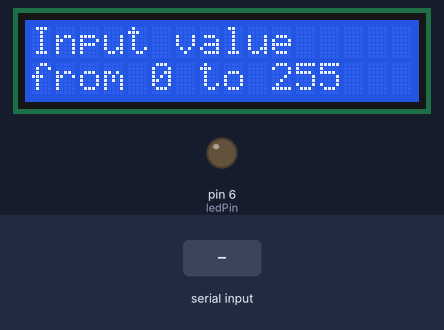
This sketch was run on a simulated Arduino Uno, built with avr-gcc and run on an emulated ATmega328P. Parts: 16×2 character LCD, output pins drawn as LEDs (lit = HIGH). Inputs (shaded band) come from the test bench. What the sketch prints to the serial monitor is not drawn.

Above: at 2.2 s.
2.3 s: "90,45\n" received over Serial
At 3.4 s:
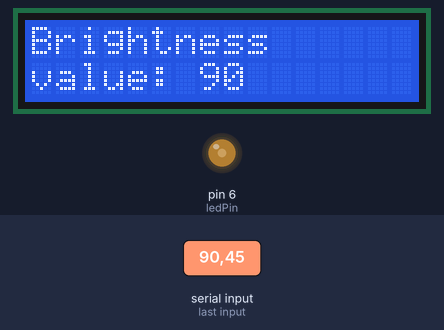
3.8 s: "30,150\n" received over Serial
At 4.6 s:
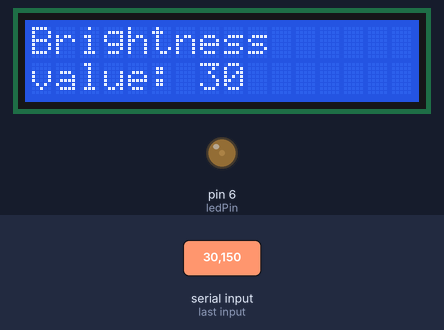
5.3 s: "200\n" received over Serial
At 5.7 s:
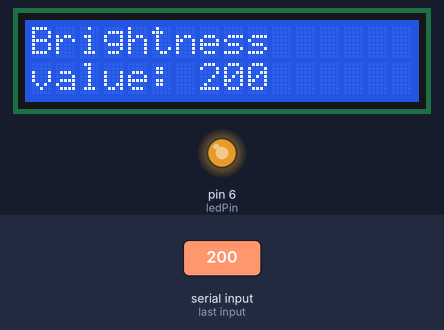
6.8 s: "90\n" received over Serial
At 8.0 s:
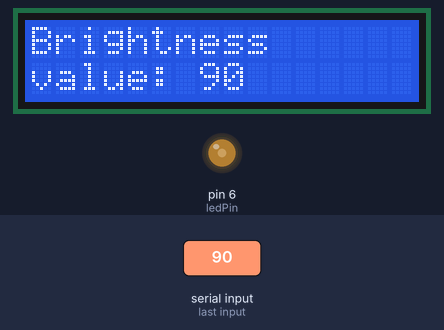
Timing chart, 0 to 9.3 s (numbered marks = the images above; inputs shaded):
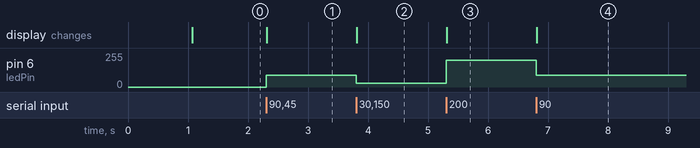

Measured:
- after the input at 2.3 s, pin 6 (ledPin): 0/255 → 90/255 at once; the display: changes at once (image 1)
- after the input at 3.8 s, pin 6 (ledPin): 90/255 → 30/255 at once; the display: changes at once (image 2)
- after the input at 5.3 s, pin 6 (ledPin): 30/255 → 200/255 at once; the display: changes at once (image 3)
- after the input at 6.8 s, pin 6 (ledPin): 200/255 → 90/255 at once; the display: changes at once (image 4)

The sketch:

lcdControlBonus.ino
```cpp
 #include <LiquidCrystal.h>
 //Initialize lib with interface pins
 LiquidCrystal lcd(12, 11, 5, 4, 3, 2);

 int  potPin = A0;
 int  ledPin = 6;
//  int  potValue = 0;
 int  brightness = -1;

void setup() {
  // put your setup code here, to run once:
  //set up number of columns and rows on LCD
  pinMode(ledPin, OUTPUT);
  Serial.begin(9600);
  while (! Serial);
  lcd.begin(16, 2);
  Serial.println("Enter a value from 0 to 255");
  lcd.print("Welcome");
  lcd.setCursor(0, 1);
  lcd.print("We're Team 5");
  delay(1000);
  lcd.clear();
  lcd.setCursor(0, 0);
  lcd.print("Input value");
  lcd.setCursor(0, 1);
  lcd.print("from 0 to 255");
}


void loop()
{
  while (!Serial.available()){ // This while loop helps us to wait until the first value is given
  }

  brightness = Serial.parseInt();
  if (brightness >= 0 && brightness < 256)
  {
    brightness;
    lcd.clear();
    analogWrite(ledPin, brightness);
    Serial.print("LED Brightness is set to: ");
    Serial.println(brightness);
    lcd.print("Brightness");
    lcd.setCursor(0, 1);
    lcd.print("value: ");
    lcd.print(brightness);
  }
  else
  {
    lcd.clear();
    Serial.println("Input valid number");
    lcd.setCursor(0, 0);
    lcd.print("Please input");
    lcd.setCursor(0, 1);
    lcd.print("valid number");
  }
  while (Serial.available())
  {
  Serial.read(); // This while loop helps us to wait until a new value is given
  }
}
```
